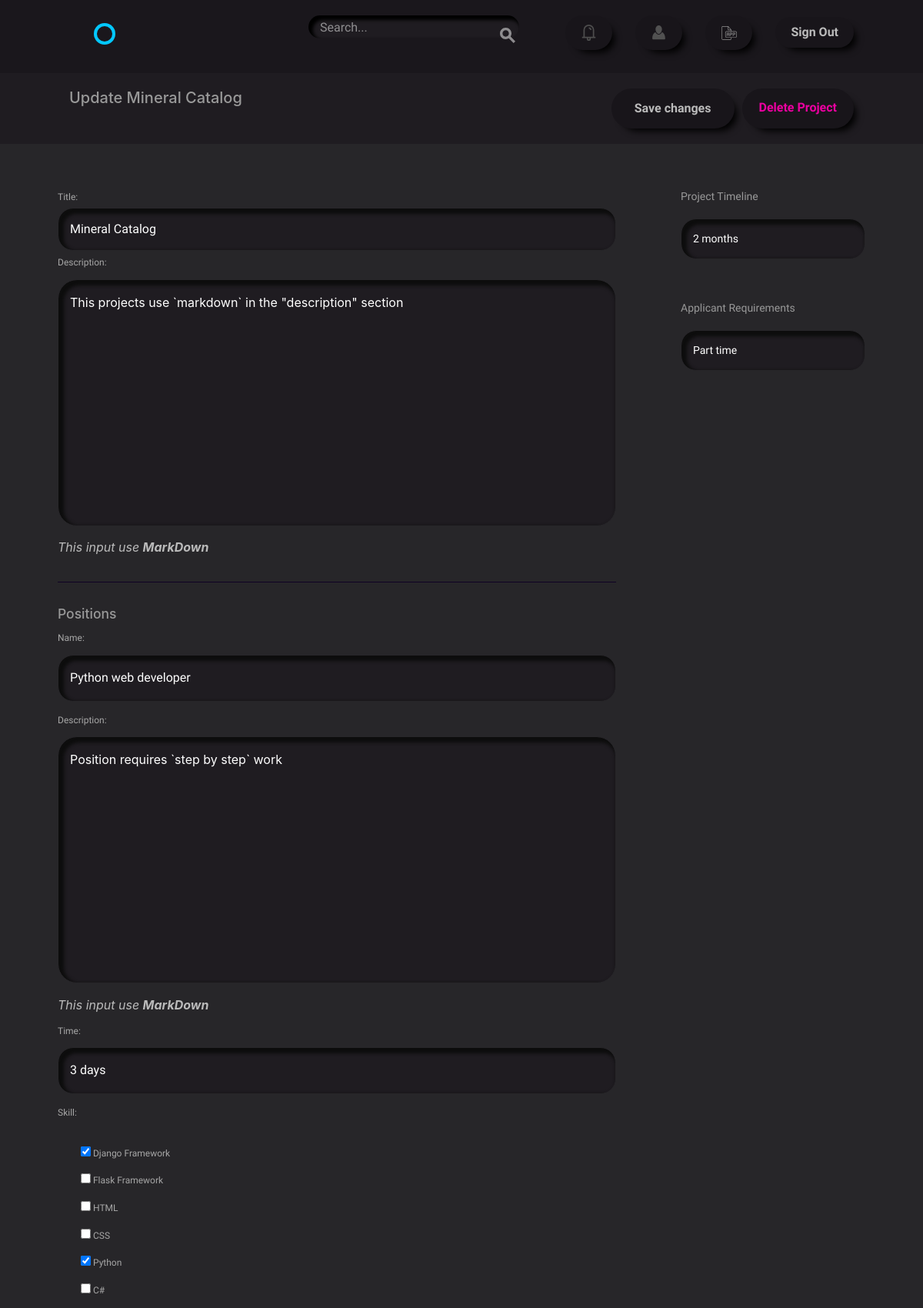
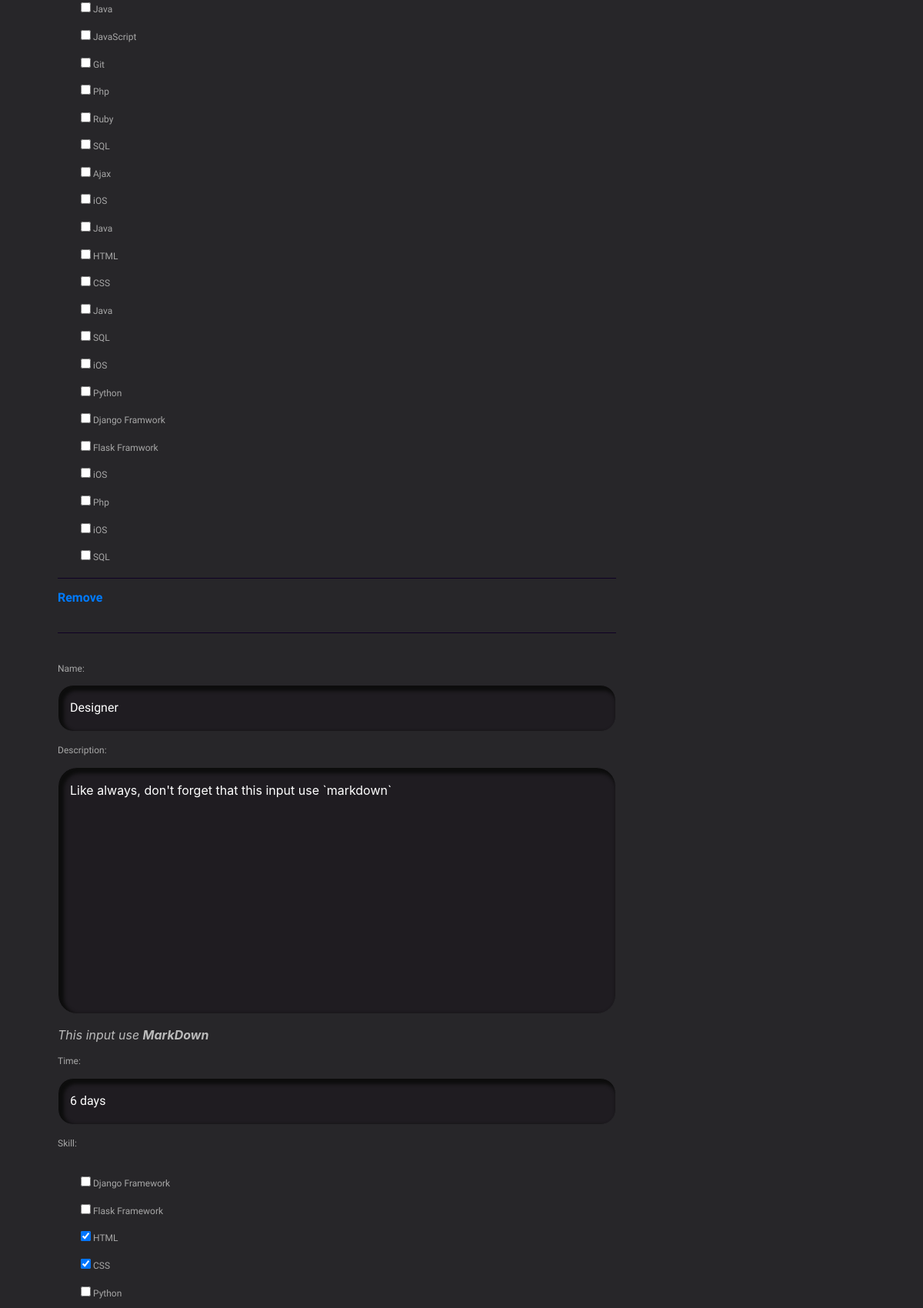
Screenshot of /project/8/edit/ (signed in, upper part) with the database file from the repository (2 pictures, top to bottom).
### projects/models.py (models this page shows)
class Project(models.Model):
    user = models.ForeignKey(settings.AUTH_USER_MODEL,
                             related_name='projects',
                             on_delete=models.CASCADE)
    title = models.CharField(max_length=50)
    description = models.TextField(default='')
    time_estimate = models.CharField(max_length=100)
    requirements = models.CharField(max_length=255)
    def __str__(self):
        return '{}'.format(self.title)

### projects/views.py (the view, shortened to what this page needs)
# urls.py: url(r'project/(?P<pk>\d+)/edit/$', views.ProjectEditView.as_view(), name='edit'),
class ProjectEditView(LrM, PtM, UpdateView):
    form_class = forms.ProjectForm
    template_name = "projects/project_edit.html"
    context_object_name = "project"
    def get_page_title(self):
        return "Update {}".format(self.object)
    def get_object(self, queryset=None):
        pk = self.kwargs.get('pk')
        project = models.Project.objects.filter(pk=pk).first()
        return project
    def get_context_data(self, **kwargs):
        context = super().get_context_data(**kwargs)
        context['form'] = self.get_form()
        context['position_formset'] = forms.PositionInlineFormset(
            queryset=models.Position.objects.filter(
                project=context['project']))
        return context

### projects/forms.py
class ProjectForm(forms.ModelForm):
    description = forms.Textarea(attrs={"cols": 28, "rows": 6})
    class Meta:
        model = models.Project
        fields = [
            'title',
            'description',
            'time_estimate',
            'requirements']

### accounts/models.py (called while the page is built)
    def __str__(self):
        return self.name

### projects/mixin.py (called while the page is built)
    def get_context_data(self, **kwargs):
        context = super().get_context_data(**kwargs)
        context['page_title'] = self.get_page_title()
        return context

### projects/templates/projects/project_edit.html (shortened to what this page needs)
{% extends "layout.html" %}
{% block content %}
    <div class="circle--actions--bar action-bar">
        <div class="bounds">
            <div class="grid-100">
                <div class="circle--fluid--cell circle--fluid--primary d-flex justify-content-between">
                    <h2>{{ page_title }}</h2>
                    <div class="d-flex justify-content-end">
                        <input type="submit" form="my_form" value="Save changes"
                               class="button nav_button mr-3">
                        <a class="button nav_button button-del" href="{% url 'projects:delete' project.pk %}">Delete Project</a>
                    </div>
                </div>
            </div>
        </div>
    </div>
<div class="bounds circle--page circle--article">
    <form action="" method="POST" id="my_form" enctype="multipart/form-data">
        <div class="grid-70">
            <label>Title:</label>
            <input id="id_title" name="title" type="text" value="{{ form.title.value }}" required>
            <div class="circle--article--body">
                <label>{{ form.description.label_tag }}</label>
                <p>{{ form.description }}<i>This input use <strong>MarkDown</strong></i></p>
                <hr class="my-5">
            <div class="circle--project--positions">
                <h3>Positions</h3>
                <ol class="circle--clone--list">
                    {% for position in position_formset %}
                        <li class="position-formset">
                            <label>{{ position.name.label_tag }}</label>
                            <p>{{ position.name }}</p>
                            <label>{{ position.description.label_tag }}</label>
                            <p>{{ position.description }}<i>This input use <strong>MarkDown</strong></i></p>
                            <label >{{ position.time.label_tag }}</label>
                            <p>{{ position.time }}</p>
                            <label>{{ position.skill.label_tag }}</label>
                            <p>{{ position.skill }}</p>
                            <hr>
                        </li>
                    <hr class="my-5">
                    {% endfor %}
                </ol>
            </div>
            </div>
        </div>
        <div class="grid-25 grid-push-5">
            <div class="circle--secondary--module">
                <h3>Project Timeline</h3>
                <input id="id_time_estimate" name="time_estimate" value="{{ form.time_estimate.value }}" type="text" required>
            </div>
            <div class="circle--secondary--module">
                <h3>Applicant Requirements</h3>
                <input id="id_requirements" name="requirements" value="{{ form.requirements.value }}" type="text" required>
            </div>
        </div>
    </form>
</div>
{% endblock %}
{% block javascript %}
    {% load static from staticfiles %}
{% endblock %}

### assets/css/style.css (style rules this page uses)
.body { color: #eaeaea; background-color: #272629; }
h1, h2, h3, h4, h5 { color: #999! important; }
p { color: #bbb; }
label { color: #a7a7a7; font-size: 1.2rem; }
.button, .nav_button { border-radius: 50px! important; box-shadow: 8px 8px 10px -5px black! important; background-color: #18151A! important; color: #bbb! important; padding: 17px 22px 17px 22px; transition: color 400ms ease-in-out, background-color 400ms ease-in-out, box-shadow 400ms ease-in-out; }
.action-bar { background-color: #1F1C21; }
.button-del { color: #EB00A0! important; }
input[type="text"], input[type="date"], input[type="email"], input[type="password"], input[type="number"], input[type="url"], textarea { background-color: #1F1C21! important; color: white! important; border: 1px solid #272629! important; border-radius: 20px; box-shadow: 4px 4px 4px 3px #0D0D0D inset! important; margin-bottom: 5px !important; }
textarea { border-radius: 25px; }
li, li::before, li::after { list-style: none! important; }
hr { border-top: 1px solid #0F0024 !important; }
.circle--clone--list p, .circle--clone--list li { margin-bottom: 3px !important; }

### rows the page displays
Project: title "Mineral Catalog", description "This projects use `markdown` in the \"description\" section", time_estimate "2 months", requirements "Part time"

### other values shown
{{ page_title }} "Update Mineral Catalog"
{{ position.name.label_tag }} "Name:" "Name:"
{{ position.description.label_tag }} "Description:" "Description:"
{{ position.time.label_tag }} "Time:" "Time:"
{{ position.skill.label_tag }} "Skill:" "Skill:"
